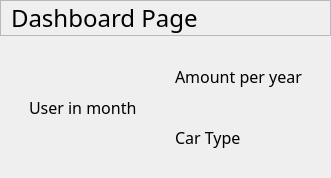
         <widget class="QWidget" name="dashboard_page">
          <layout class="QVBoxLayout" name="verticalLayout_7">
           <property name="spacing">
            <number>0</number>
           </property>
           <property name="leftMargin">
            <number>0</number>
           </property>
           <property name="topMargin">
            <number>0</number>
           </property>
           <property name="rightMargin">
            <number>0</number>
           </property>
           <property name="bottomMargin">
            <number>0</number>
           </property>
           <item>
            <widget class="QFrame" name="dash_head_frame">
             <property name="maximumSize">
              <size>
               <width>16777215</width>
               <height>60</height>
              </size>
             </property>
             <property name="font">
              <font>
               <family>Mitr SemiBold</family>
              </font>
             </property>
             <property name="frameShape">
              <enum>QFrame::StyledPanel</enum>
             </property>
             <property name="frameShadow">
              <enum>QFrame::Raised</enum>
             </property>
             <layout class="QHBoxLayout" name="horizontalLayout_5">
              <property name="spacing">
               <number>0</number>
              </property>
              <property name="leftMargin">
               <number>10</number>
              </property>
              <property name="topMargin">
               <number>0</number>
              </property>
              <property name="rightMargin">
               <number>0</number>
              </property>
              <property name="bottomMargin">
               <number>0</number>
              </property>
              <item>
               <widget class="QLabel" name="dashhead_label">
                <property name="maximumSize">
                 <size>
                  <width>16777215</width>
                  <height>16777215</height>
                 </size>
                </property>
                <property name="font">
                 <font>
                  <family>Mitr SemiBold</family>
                  <pointsize>18</pointsize>
                 </font>
                </property>
                <property name="text">
                 <string>Dashboard Page</string>
                </property>
                <property name="alignment">
                 <set>Qt::AlignLeading|Qt::AlignLeft|Qt::AlignVCenter</set>
                </property>
               </widget>
              </item>
             </layout>
            </widget>
           </item>
           <item>
            <widget class="QFrame" name="frame_2">
             <property name="frameShape">
              <enum>QFrame::NoFrame</enum>
             </property>
             <property name="frameShadow">
              <enum>QFrame::Raised</enum>
             </property>
             <layout class="QHBoxLayout" name="horizontalLayout_26">
              <property name="spacing">
               <number>20</number>
              </property>
              <property name="leftMargin">
               <number>20</number>
              </property>
              <property name="topMargin">
               <number>20</number>
              </property>
              <property name="rightMargin">
               <number>20</number>
              </property>
              <property name="bottomMargin">
               <number>20</number>
              </property>
              <item>
               <widget class="QFrame" name="frame_38">
                <property name="frameShape">
                 <enum>QFrame::NoFrame</enum>
                </property>
                <property name="frameShadow">
                 <enum>QFrame::Raised</enum>
                </property>
                <layout class="QVBoxLayout" name="verticalLayout_37">
                 <item>
                  <widget class="QLabel" name="label_67">
                   <property name="font">
                    <font>
                     <family>Mitr SemiBold</family>
                     <pointsize>12</pointsize>
                    </font>
                   </property>
                   <property name="text">
                    <string>User in month</string>
                   </property>
                  </widget>
                 </item>
                </layout>
               </widget>
              </item>
              <item>
               <widget class="QFrame" name="frame_39">
                <property name="font">
                 <font>
                  <family>Mitr SemiBold</family>
                 </font>
                </property>
                <property name="frameShape">
                 <enum>QFrame::NoFrame</enum>
                </property>
                <property name="frameShadow">
                 <enum>QFrame::Raised</enum>
                </property>
                <layout class="QVBoxLayout" name="verticalLayout_34">
                 <property name="spacing">
                  <number>20</number>
                 </property>
                 <property name="leftMargin">
                  <number>0</number>
                 </property>
                 <property name="topMargin">
                  <number>0</number>
                 </property>
                 <property name="rightMargin">
                  <number>0</number>
                 </property>
                 <property name="bottomMargin">
                  <number>0</number>
                 </property>
                 <item>
                  <widget class="QFrame" name="frame_40">
                   <property name="frameShape">
                    <enum>QFrame::NoFrame</enum>
                   </property>
                   <property name="frameShadow">
                    <enum>QFrame::Raised</enum>
                   </property>
                   <layout class="QVBoxLayout" name="verticalLayout_35">
                    <item>
                     <widget class="QLabel" name="label_65">
                      <property name="font">
                       <font>
                        <family>Mitr SemiBold</family>
                        <pointsize>12</pointsize>
                       </font>
                      </property>
                      <property name="text">
                       <string>Amount per year</string>
                      </property>
                     </widget>
                    </item>
                   </layout>
                  </widget>
                 </item>
                 <item>
                  <widget class="QFrame" name="frame_41">
                   <property name="font">
                    <font>
                     <family>Mitr SemiBold</family>
                    </font>
                   </property>
                   <property name="frameShape">
                    <enum>QFrame::NoFrame</enum>
                   </property>
                   <property name="frameShadow">
                    <enum>QFrame::Raised</enum>
                   </property>
                   <layout class="QVBoxLayout" name="verticalLayout_36">
                    <item>
                     <widget class="QLabel" name="label_66">
                      <property name="font">
                       <font>
                        <family>Mitr SemiBold</family>
                        <pointsize>12</pointsize>
                       </font>
                      </property>
                      <property name="text">
                       <string>Car Type</string>
                      </property>
                     </widget>
                    </item>
                   </layout>
                  </widget>
                 </item>
                </layout>
               </widget>
              </item>
             </layout>
            </widget>
           </item>
          </layout>
         </widget>
